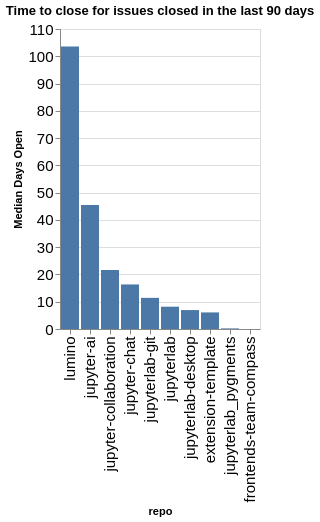

This figure's notebook cell:
### Code cell
time_open = closed.groupby(['org', 'repo']).agg({'time_open': 'median'}).reset_index()
time_open['time_open'] = time_open['time_open'] / (60 * 60 * 24)
time_open['org/repo'] = time_open.apply(lambda a: a['org'] + '/' + a['repo'], axis=1)
sorted_vals = time_open.sort_values(['org', 'time_open'], ascending=False)['repo'].values
alt.Chart(data=time_open, title=f"Time to close for issues closed in the last {n_days} days").mark_bar().encode(
    x=alt.X('repo', sort=alt.Sort(sorted_vals.tolist())),
    y=alt.Y('time_open', title="Median Days Open"),
)

### Figure 1 — Vega-Lite specification as saved in the notebook (floating-point values rounded to 4 significant figures)
{"config": {"axisLeft": {"labelFontSize": 15}, "axisBottom": {"labelFontSize": 15}}, "data": {"name": "data-e39233e5cfd1e2c96da9743af7c10e79"}, "mark": {"type": "bar"}, "encoding": {"x": {"field": "repo", "sort": ["lumino", "jupyter-ai", "jupyter-collaboration", "jupyter-chat", "jupyterlab-git", "jupyterlab", "jupyterlab-desktop", "extension-template", "jupyterlab_pygments", "frontends-team-compass"], "type": "nominal"}, "y": {"field": "time_open", "title": "Median Days Open", "type": "quantitative"}}, "title": "Time to close for issues closed in the last 90 days", "$schema": "https://vega.github.io/schema/vega-lite/v5.20.1.json", "datasets": {"data-e39233e5cfd1e2c96da9743af7c10e79": [{"org": "jupyterlab", "repo": "extension-template", "time_open": 6.079, "org/repo": "jupyterlab/extension-template"}, {"org": "jupyterlab", "repo": "frontends-team-compass", "time_open": 0.005683, "org/repo": "jupyterlab/frontends-team-compass"}, {"org": "jupyterlab", "repo": "jupyter-ai", "time_open": 45.45, "org/repo": "jupyterlab/jupyter-ai"}, {"org": "jupyterlab", "repo": "jupyter-chat", "time_open": 16.34, "org/repo": "jupyterlab/jupyter-chat"}, {"org": "jupyterlab", "repo": "jupyter-collaboration", "time_open": 21.6, "org/repo": "jupyterlab/jupyter-collaboration"}, {"org": "jupyterlab", "repo": "jupyterlab", "time_open": 8.182, "org/repo": "jupyterlab/jupyterlab"}, {"org": "jupyterlab", "repo": "jupyterlab-desktop", "time_open": 6.942, "org/repo": "jupyterlab/jupyterlab-desktop"}, {"org": "jupyterlab", "repo": "jupyterlab-git", "time_open": 11.42, "org/repo": "jupyterlab/jupyterlab-git"}, {"org": "jupyterlab", "repo": "jupyterlab_pygments", "time_open": 0.2235, "org/repo": "jupyterlab/jupyterlab_pygments"}, {"org": "jupyterlab", "repo": "lumino", "time_open": 103.6, "org/repo": "jupyterlab/lumino"}]}}
